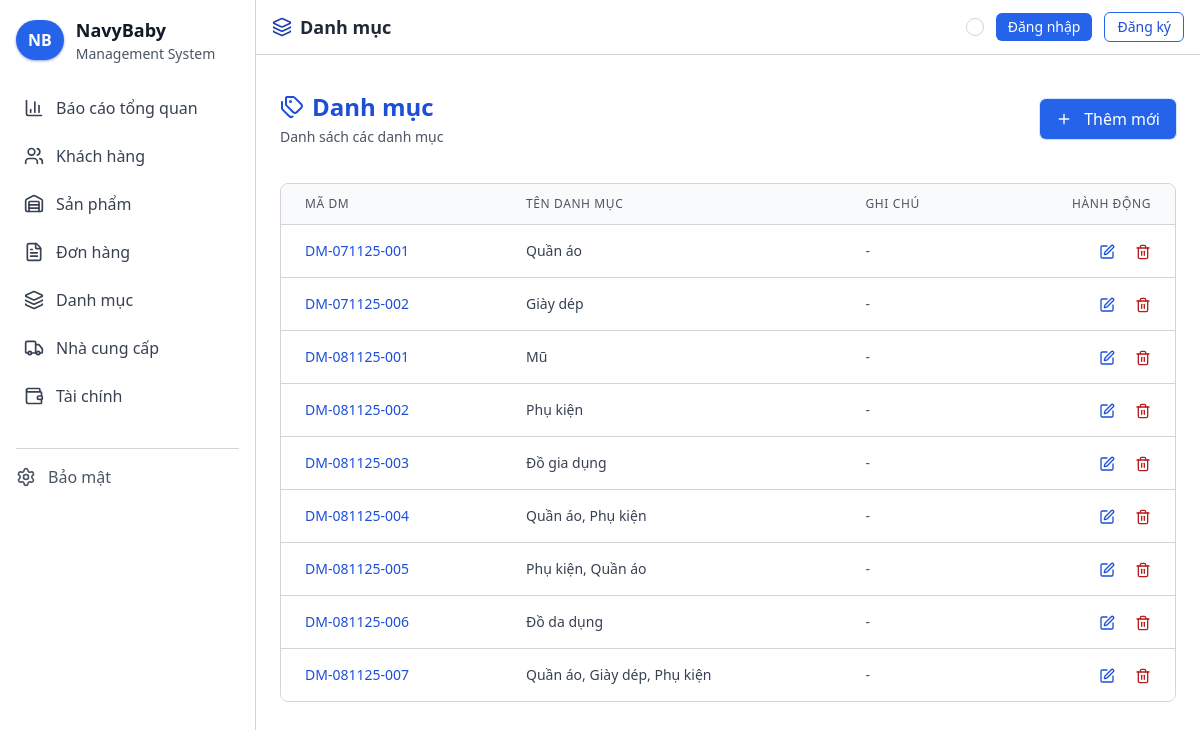
The app's page /danh-muc with its own data.
### categories/models.py (models this page shows, shortened)
class Category(models.Model):
    code = models.CharField(max_length=20, unique=True)
    name = models.CharField(max_length=255)
    note = models.TextField(blank=True)
    created_at = models.DateTimeField(auto_now=True)
    updated_at = models.DateTimeField(auto_now_add=True)

### categories/views.py (the view)
# urls.py: path('danh-muc', CategoryListView.as_view(), name='category_list'),
class CategoryListView(ListView):
    model = Category
    template_name = 'categories/list.html'
    context_object_name = 'categories'
    paginate_by = 20
    def get_context_data(self, **kwargs):
        context = super().get_context_data(**kwargs)
        context['title'] = 'Danh mục - NavyBaby'
        context['action'] = 'list'
        return context

### templates/categories/list.html (shortened to what this page needs)
{% extends 'base.html' %}
{% block navbar_icon %}layers{% endblock %}
{% block navbar_title %}Danh mục{% endblock %}
{% block content %}
<div class="sticky-subheader flex flex-col md:flex-row justify-between items-center mb-6 py-3">
  <div>
    <h2 class="text-2xl font-bold flex items-center text-blue-400">
      <i data-lucide="tags" class="w-6 h-6 mr-2"></i>Danh mục
    </h2>
    <p class="text-sm text-gray-400 mt-1">
      {% if action == 'create' %}
        Thêm danh mục mới
      {% elif action == 'update' %}
        Cập nhật thông tin danh mục
      {% elif action == 'delete' %}
        Xác nhận xóa danh mục
      {% else %}
        Danh sách các danh mục
      {% endif %}
    </p>
  </div>
  {% if action == 'list' %}
  <a href="{% url 'categories:category_create' %}" class="mt-4 md:mt-0 inline-flex items-center gap-2 bg-blue-600 hover:bg-blue-500 text-white px-4 py-2 rounded-md shadow-sm hover:shadow-md ring-1 ring-blue-500/20 transition">
    <i data-lucide="plus" class="w-4 h-4 mr-1"></i>
    Thêm mới
  </a>
  {% endif %}
</div>
<div class="bg-[#121212] border border-gray-800 rounded-lg overflow-hidden">
  <div class="overflow-x-auto">
    <table class="min-w-full divide-y divide-gray-800">
      <thead class="bg-[#161616]">
        <tr>
          <th scope="col" class="px-6 py-3 text-left text-xs font-medium text-gray-400 uppercase tracking-wider">
            Mã DM
          </th>
          <th scope="col" class="px-6 py-3 text-left text-xs font-medium text-gray-400 uppercase tracking-wider">
            Tên danh mục
          </th>
          <th scope="col" class="px-6 py-3 text-left text-xs font-medium text-gray-400 uppercase tracking-wider">
            Ghi chú
          </th>
          <th scope="col" class="px-6 py-3 text-right text-xs font-medium text-gray-400 uppercase tracking-wider">
            Hành động
          </th>
        </tr>
      </thead>
      <tbody class="bg-[#121212] divide-y divide-gray-800">
        {% for category in categories %}
        <tr class="hover:bg-[#1a1a1a] transition-colors">
          <td class="px-6 py-4 whitespace-nowrap text-sm font-medium text-blue-400">
            {{ category.code }}
          </td>
          <td class="px-6 py-4 whitespace-nowrap text-sm text-gray-300">
            {{ category.name }}
          </td>
          <td class="px-6 py-4 text-sm text-gray-400">
            {{ category.note|default:"-"|truncatechars:50 }}
          </td>
          <td class="px-6 py-4 whitespace-nowrap text-right text-sm font-medium">
            <a href="{% url 'categories:category_update' category.code %}" class="text-blue-400 hover:text-blue-300 mr-4">
              <i data-lucide="edit" class="w-4 h-4 inline"></i>
            </a>
            <a href="{% url 'categories:category_delete' category.code %}" class="text-red-400 hover:text-red-300">
              <i data-lucide="trash-2" class="w-4 h-4 inline"></i>
            </a>
          </td>
        </tr>
        {% empty %}
        <tr>
          <td colspan="4" class="px-6 py-4 text-center text-sm text-gray-400">
            Chưa có danh mục nào. <a href="{% url 'categories:category_create' %}" class="text-blue-400 hover:underline">Thêm mới</a>
          </td>
        </tr>
        {% endfor %}
      </tbody>
    </table>
  </div>
</div>
{% endblock %}

### static/css/style.css (style rules this page uses)
body { background-color: #1b1b1b; color: #e5e7eb; }
table { border-collapse: separate; border-spacing: 0; }
button, a { transition: background-color .15s ease, border-color .15s ease, color .15s ease, transform .15s ease; }
.sticky-subheader { position: sticky; top: 56px; z-index: 30; background-color: #1b1b1b; }
[data-theme="light"] body { background-color: #f7f7f7 !important; color: #111827 !important; }
[data-theme="light"] .sticky-subheader { background-color: #ffffff !important; }
[data-theme="light"] .bg-\[\#121212\], [data-theme="light"] .bg-\[\#161616\], [data-theme="light"] .bg-\[\#1b1b1b\] { background-color: #ffffff !important; }
[data-theme="light"] thead.bg-\[\#161616\] { background-color: #f9fafb !important; }
[data-theme="light"] tbody.bg-\[\#121212\] { background-color: #ffffff !important; }
[data-theme="light"] .border-gray-800 { --tw-border-opacity: 1; border-color: rgb(209 213 219 / var(--tw-border-opacity)) !important; }
[data-theme="light"] .text-gray-200 { --tw-text-opacity: 1; color: rgb(31 41 55 / var(--tw-text-opacity)) !important; }
[data-theme="light"] .text-gray-300 { --tw-text-opacity: 1; color: rgb(55 65 81 / var(--tw-text-opacity)) !important; }
[data-theme="light"] .text-gray-400 { --tw-text-opacity: 1; color: rgb(75 85 99 / var(--tw-text-opacity)) !important; }
[data-theme="light"] ::placeholder { color: #9ca3af; opacity: 1; }
[data-theme="light"] .text-blue-400 { color: #1d4ed8 !important; }
[data-theme="light"] .text-red-400 { color: #b91c1c !important; }
html[data-theme="light"] .text-blue-400 { color: #1d4ed8 !important; }
html[data-theme="light"] .text-red-400 { color: #b91c1c !important; }
[data-theme="light"] .text-gray-300 { color: #374151 !important; }
[data-theme="light"] .divide-gray-800 > :not([hidden]) ~ :not([hidden]) { --tw-divide-opacity: 1; border-color: rgb(209 213 219 / var(--tw-divide-opacity)) !important; }

### records on screen
Category: code "DM-071125-001", name "Quần áo", note "-"
Category: code "DM-071125-002", name "Giày dép", note "-"
Category: code "DM-081125-001", name "Mũ", note "-"
Category: code "DM-081125-002", name "Phụ kiện", note "-"
Category: code "DM-081125-003", name "Đồ gia dụng", note "-"
Category: code "DM-081125-004", name "Quần áo, Phụ kiện", note "-"
Category: code "DM-081125-005", name "Phụ kiện, Quần áo", note "-"
Category: code "DM-081125-006", name "Đồ da dụng", note "-"
Category: code "DM-081125-007", name "Quần áo, Giày dép, Phụ kiện", note "-"
